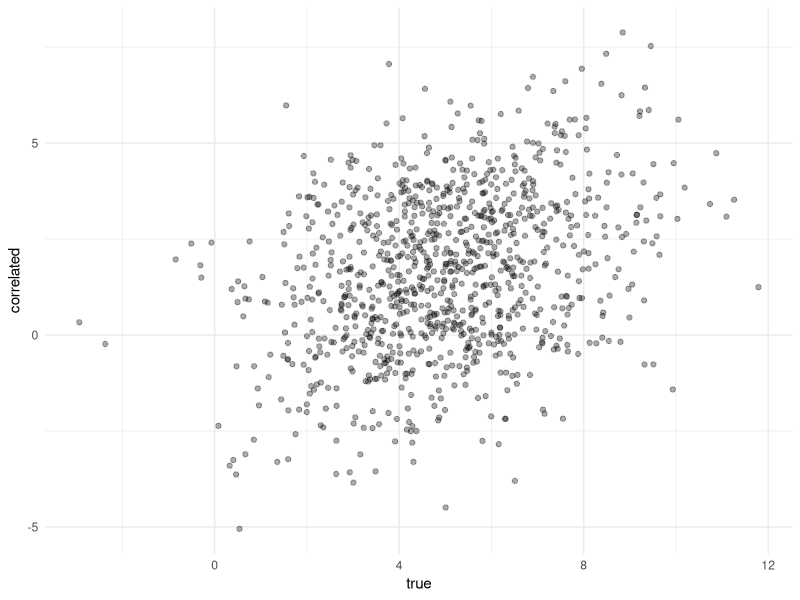
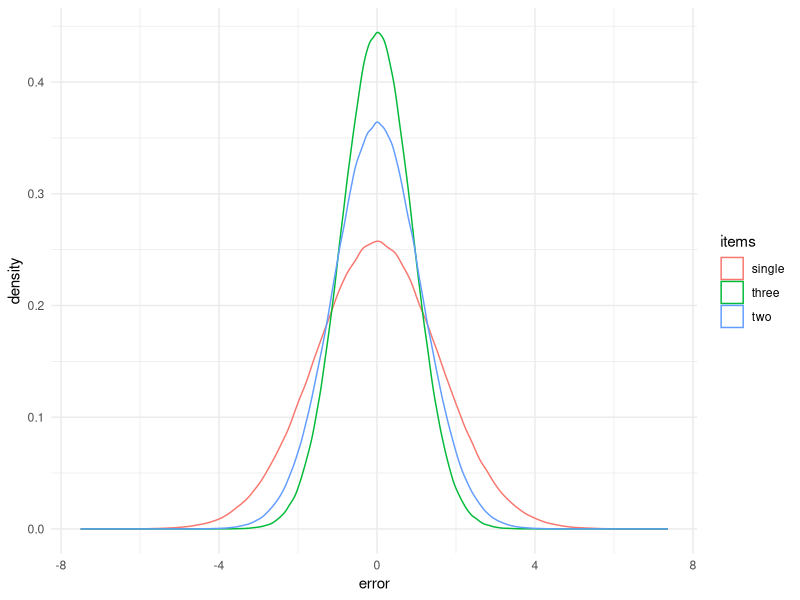

Reproduce these figures in R, in order. (Note: this script raises an error after producing the figures.)
library(MASS)
library(tidyverse)
library(furrr)

# Parameters
n <- 1000000
r <- .7
r_inter <- .4
sd <- 2
mean <- 5
variance <- sd * sd
covar_target <- r * sd * sd
covar_items <- r_inter * sd * sd

# Prepare parameters
mus <- c(mean, mean, mean, mean) 
sigma <- rbind(c(variance, covar_target, covar_target, covar_target),
               c(covar_target, variance, covar_items, covar_items),
               c(covar_target, covar_items, variance, covar_items),
               c(covar_target, covar_items, covar_items, variance))


# Simulate
samples <- as_tibble(mvrnorm(n = n, mu = mus, Sigma = sigma))

# Add appropirate column names
colnames(samples) <- c("true", "item1", "item2", "item3")

# make a new variable that it correlated with target, adding noise so it is not perfect
# notably we do not specify that the variable is correlated with the other items, only the target
samples <- samples %>% mutate(correlated = (true + rnorm(n = 1000000, mean = 0, sd = 6)) / 3)

# check we made a correlated variable:
cor.test(samples$true, samples$correlated)

ggplot(samples[1:1000, ]) +
  geom_point(aes(x = true, y = correlated), alpha = .33) +
  theme_minimal()

# there is a correlation of about .32 with this noise added

data <- samples %>%
  mutate(
    single = item1,
    two = (item1 + item2) / 2,
    three = (item1 + item2 + item3) / 3
  ) %>%
  dplyr::select(true, single, two, three, correlated) 

# Calculate errors
errors <- data %>%
  pivot_longer(cols = c(-true, -correlated), names_to = "items", values_to = "response") %>%
  mutate(error = response - true)

# Graph the errors by number of items
ggplot(errors, aes(x = error, color = items)) +
  geom_density() +
  theme_minimal()

#### Check power to detect the correlation ####
# We'll go up to a maximum n of 400, in batches of 20
data$split <- rep(1:2500, each = 400)
data$n <- rep(1:400, 2500)

sample_sizes <- seq(from = 20, to = 400, by = 20)
data_split <- data %>% group_by(split) %>% group_split()

correlation_maker <- function(data, breaks) {
  
  # this function cuts the data set it is given into different sample sizes
  # specified by the breaks argument
  cut_samples <- function(break_point, data) {
    cut_data <- filter(data, n <= break_point)
    cut_data <- mutate(cut_data,
                       sample_size = break_point)
    return(cut_data)
  }
  
  data_cuts <- map_dfr(.x = breaks, .f = cut_samples, data = data)
  
  # the data is split according to the sample size
  # to feed to the regression model
  data.cuts <- data_cuts %>% group_by(sample_size) %>% group_split()
  
  # this function runs the correlation test
  run_cor <- function(data) {
    
    cor_1 <- cor.test(x = data$correlated, y = data$single)
    cor_2 <- cor.test(x = data$correlated, y = data$two)
    cor_3 <- cor.test(x = data$correlated, y = data$three)
    
    p1 <- cor_1$p.value
    p2 <- cor_2$p.value
    p3 <- cor_3$p.value
    
    output <- tibble(p_value = c(p1, p2, p3),
                     item_number = c(1, 2, 3),
                     sample_size = nrow(data),
                     sim = data[[1, "split"]],
                     sig_05 = case_when(p_value < .05 ~ 1,
                                        TRUE ~ 0),
                     sig_01 = case_when(p_value < .01 ~ 1,
                                        TRUE ~ 0),
                     sig_001 = case_when(p_value < .001 ~ 1,
                                        TRUE ~ 0))
    
    return(output)
  }
  # run the regression function over the different sample sizes
  output <- map_df(.x = data_cuts, .f = run_cor)
  return(output)
}

plan(multisession)

t1 <- Sys.time()
correlation_output <- future_map_dfr(.x = data_split,
                                .f = correlation_maker,
                                breaks = sample_sizes)
t2 <- Sys.time()
t2 - t1

correlation_summary <- correlation_output %>% pivot_longer(cols = sig_05:sig_001, names_to = "sig_level", values_to = "effect_detected") %>%
  group_by(sample_size, item_number, sig_level) %>%
  summarise(.groups = "keep",
            probability = sum(effect_detected)/2500)

# I suspect my ggplot style is probably overly verbose for you Willem :-p
# but especially when working things up in layers I like to really see exactly what I'm putting in on each line
png(file = "power to detect correlation.png", width = 6, height = 3, units = "in", res = 1000, type = "cairo")
ggplot(data = correlation_summary) +
  scale_x_continuous(limits = c(0, 400),
                     breaks = seq(from = 0, to = 400, by = 40),
                     expand = c(0, 0),
                     labels = c("", seq(from = 40, to = 400, by = 40))) +
  scale_y_continuous(limits = c(0, 1),
                     breaks = seq(from = 0, to = 1, by = .2),
                     expand = c(0, 0)) +
  geom_hline(aes(yintercept = .8), alpha = .3, linetype = "dashed", size = .1) +
  geom_hline(aes(yintercept = .9), alpha = .3, linetype = "dashed", size = .1) +
  geom_point(aes(x = sample_size, y = probability, color = as.factor(item_number)), size = .5, alpha = .66, shape = 16) +
  facet_wrap(~sig_level) +
  labs(x = "Sample size per group", y = "Probability of detecting significant effect", color = "Number of items") +
  theme_minimal() +
  theme(text = element_text(family = "Jost", color = "black", size = 6),
        panel.border = element_rect(fill = NA, color = "grey80"),
        aspect.ratio = 1.2,
        legend.position = "bottom",
        panel.grid = element_line(size = .1))
dev.off()
